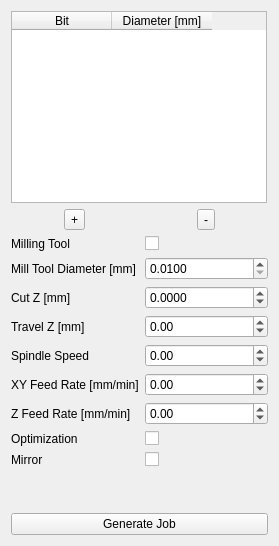
                  <widget class="QWidget" name="drill_page">
                   <layout class="QGridLayout" name="gridLayout_5">
                    <item row="4" column="2">
                     <widget class="QDoubleSpinBox" name="drill_milling_tool_diameter_dsb">
                      <property name="accelerated">
                       <bool>true</bool>
                      </property>
                      <property name="decimals">
                       <number>4</number>
                      </property>
                      <property name="minimum">
                       <double>0.010000000000000</double>
                      </property>
                      <property name="singleStep">
                       <double>0.000100000000000</double>
                      </property>
                     </widget>
                    </item>
                    <item row="7" column="1">
                     <widget class="QLabel" name="drill_travel_z_la">
                      <property name="text">
                       <string>Travel Z [mm]</string>
                      </property>
                     </widget>
                    </item>
                    <item row="2" column="1" alignment="Qt::AlignHCenter">
                     <widget class="QToolButton" name="add_drill_tool_tb">
                      <property name="text">
                       <string>+</string>
                      </property>
                     </widget>
                    </item>
                    <item row="12" column="1">
                     <widget class="QLabel" name="drill_z_feed_rate_la">
                      <property name="text">
                       <string>Z Feed Rate [mm/min]</string>
                      </property>
                     </widget>
                    </item>
                    <item row="10" column="1">
                     <widget class="QLabel" name="drill_xy_feed_rate_la">
                      <property name="text">
                       <string>XY Feed Rate [mm/min]</string>
                      </property>
                     </widget>
                    </item>
                    <item row="6" column="1">
                     <widget class="QLabel" name="drill_cut_z_la">
                      <property name="text">
                       <string>Cut Z [mm]</string>
                      </property>
                     </widget>
                    </item>
                    <item row="7" column="2">
                     <widget class="QDoubleSpinBox" name="drill_travel_z_dsb">
                      <property name="accelerated">
                       <bool>true</bool>
                      </property>
                      <property name="decimals">
                       <number>2</number>
                      </property>
                      <property name="minimum">
                       <double>-9999.000000000000000</double>
                      </property>
                      <property name="maximum">
                       <double>9999.000000000000000</double>
                      </property>
                      <property name="singleStep">
                       <double>0.010000000000000</double>
                      </property>
                     </widget>
                    </item>
                    <item row="3" column="1">
                     <widget class="QLabel" name="drill_milling_tool_la">
                      <property name="text">
                       <string>Milling Tool</string>
                      </property>
                     </widget>
                    </item>
                    <item row="2" column="2" alignment="Qt::AlignHCenter">
                     <widget class="QToolButton" name="remove_drill_tool_tb">
                      <property name="text">
                       <string>-</string>
                      </property>
                     </widget>
                    </item>
                    <item row="3" column="2">
                     <widget class="QCheckBox" name="drill_milling_tool_chb">
                      <property name="text">
                       <string/>
                      </property>
                     </widget>
                    </item>
                    <item row="13" column="1">
                     <widget class="QLabel" name="drill_optimization_la">
                      <property name="text">
                       <string>Optimization</string>
                      </property>
                     </widget>
                    </item>
                    <item row="12" column="2">
                     <widget class="QDoubleSpinBox" name="drill_z_feed_rate_dsb">
                      <property name="accelerated">
                       <bool>true</bool>
                      </property>
                      <property name="decimals">
                       <number>2</number>
                      </property>
                      <property name="minimum">
                       <double>-9999.000000000000000</double>
                      </property>
                      <property name="maximum">
                       <double>9999.000000000000000</double>
                      </property>
                     </widget>
                    </item>
                    <item row="0" column="1" colspan="2" alignment="Qt::AlignHCenter|Qt::AlignVCenter">
                     <widget class="QTableWidget" name="drill_tw">
                      <property name="selectionBehavior">
                       <enum>QAbstractItemView::SelectRows</enum>
                      </property>
                      <property name="columnCount">
                       <number>2</number>
                      </property>
                      <column>
                       <property name="text">
                        <string>Bit</string>
                       </property>
                      </column>
                      <column>
                       <property name="text">
                        <string>Diameter [mm]</string>
                       </property>
                      </column>
                     </widget>
                    </item>
                    <item row="13" column="2">
                     <widget class="QCheckBox" name="drill_optimization_chb">
                      <property name="text">
                       <string/>
                      </property>
                     </widget>
                    </item>
                    <item row="6" column="2">
                     <widget class="QDoubleSpinBox" name="drill_cut_z_dsb">
                      <property name="decimals">
                       <number>4</number>
                      </property>
                      <property name="minimum">
                       <double>-9999.000000000000000</double>
                      </property>
                      <property name="maximum">
                       <double>9999.000000000000000</double>
                      </property>
                      <property name="singleStep">
                       <double>0.000100000000000</double>
                      </property>
                     </widget>
                    </item>
                    <item row="8" column="2">
                     <widget class="QDoubleSpinBox" name="drill_spindle_speed_dsb">
                      <property name="accelerated">
                       <bool>true</bool>
                      </property>
                      <property name="decimals">
                       <number>2</number>
                      </property>
                      <property name="minimum">
                       <double>-9999.000000000000000</double>
                      </property>
                      <property name="maximum">
                       <double>9999.000000000000000</double>
                      </property>
                     </widget>
                    </item>
                    <item row="8" column="1">
                     <widget class="QLabel" name="drill_spindle_speed_la">
                      <property name="text">
                       <string>Spindle Speed</string>
                      </property>
                     </widget>
                    </item>
                    <item row="10" column="2">
                     <widget class="QDoubleSpinBox" name="drill_xy_feed_rate_dsb">
                      <property name="accelerated">
                       <bool>true</bool>
                      </property>
                      <property name="decimals">
                       <number>2</number>
                      </property>
                      <property name="minimum">
                       <double>-9999.000000000000000</double>
                      </property>
                      <property name="maximum">
                       <double>9999.000000000000000</double>
                      </property>
                     </widget>
                    </item>
                    <item row="4" column="1">
                     <widget class="QLabel" name="drill_milling_tool_diameter_la">
                      <property name="text">
                       <string>Mill Tool Diameter [mm]</string>
                      </property>
                     </widget>
                    </item>
                    <item row="15" column="1" colspan="2">
                     <spacer name="drill_vertical_spacer">
                      <property name="orientation">
                       <enum>Qt::Vertical</enum>
                      </property>
                      <property name="sizeHint" stdset="0">
                       <size>
                        <width>20</width>
                        <height>40</height>
                       </size>
                      </property>
                     </spacer>
                    </item>
                    <item row="16" column="1" colspan="2">
                     <widget class="QPushButton" name="drill_generate_job_pb">
                      <property name="text">
                       <string>Generate Job</string>
                      </property>
                     </widget>
                    </item>
                    <item row="14" column="1">
                     <widget class="QLabel" name="drill_mirror_la">
                      <property name="text">
                       <string>Mirror</string>
                      </property>
                     </widget>
                    </item>
                    <item row="14" column="2">
                     <widget class="QCheckBox" name="drill_mirror_chb">
                      <property name="sizePolicy">
                       <sizepolicy hsizetype="Expanding" vsizetype="Fixed">
                        <horstretch>0</horstretch>
                        <verstretch>0</verstretch>
                       </sizepolicy>
                      </property>
                      <property name="minimumSize">
                       <size>
                        <width>123</width>
                        <height>0</height>
                       </size>
                      </property>
                      <property name="text">
                       <string/>
                      </property>
                     </widget>
                    </item>
                   </layout>
                  </widget>
